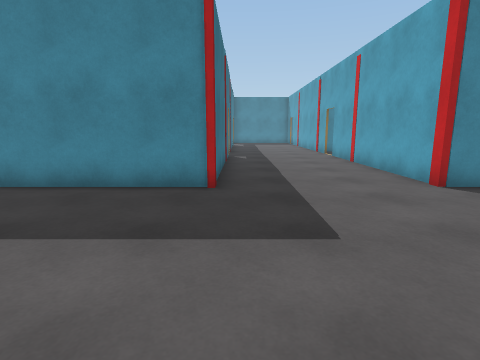
view 1 (above)

22 first-person views from a walk through a scene from a Unity 3-D project. The camera is 1.3 m above the floor, tilts 10° down and sees 80° across. The floor is counted in squares, 1 m on a side. Each view is taken from the middle of a square. On the plan, view 1 faces up. The plan holds only what a view shows up to about 13 squares ahead; the rest is blank. The place goes on beyond the plan. Some animated figures are not drawn. Door leaves are left out, so doorways stand open.

view 2
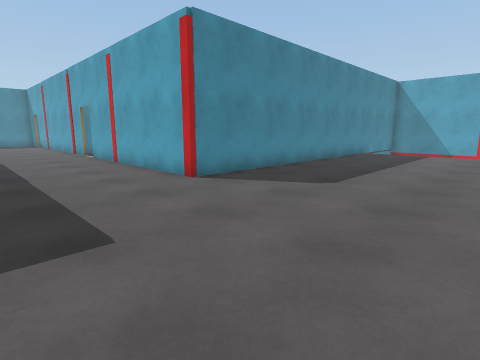

view 3
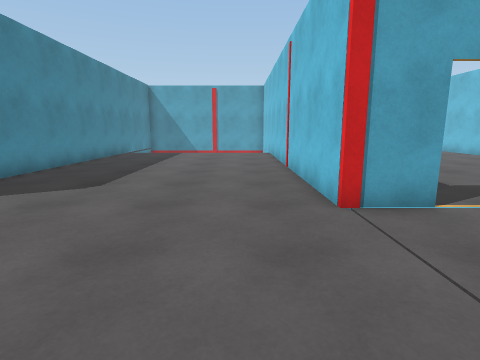

view 4
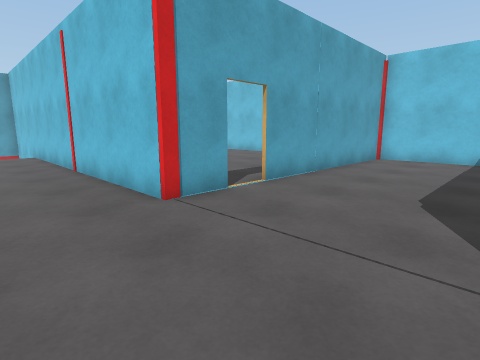

view 5
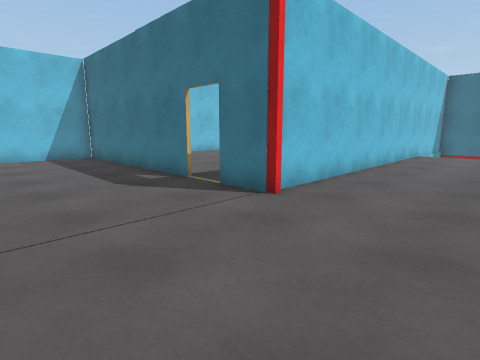

view 6
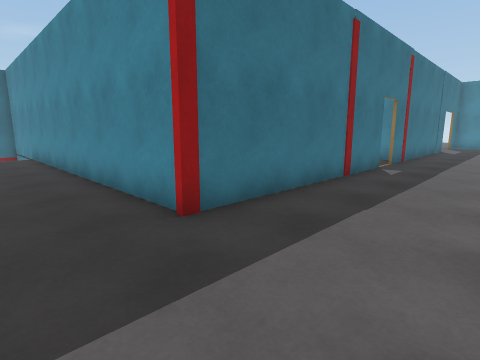

view 7
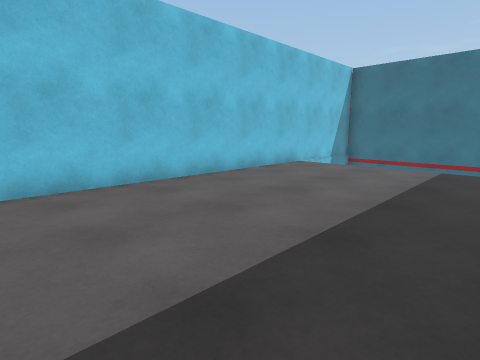

view 8
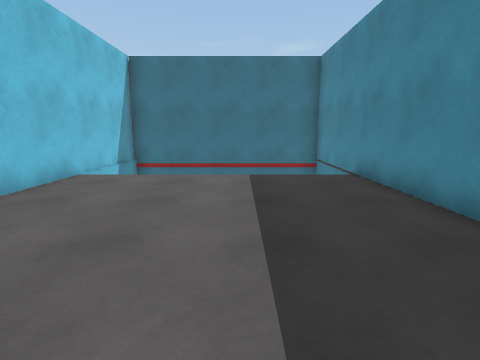

view 9
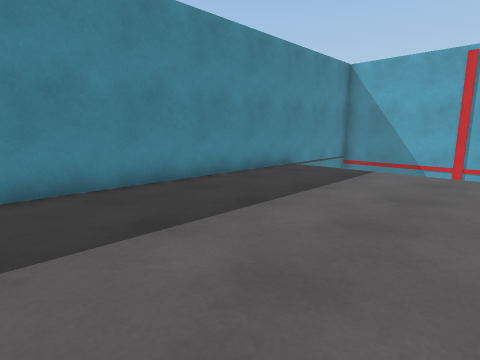

view 10
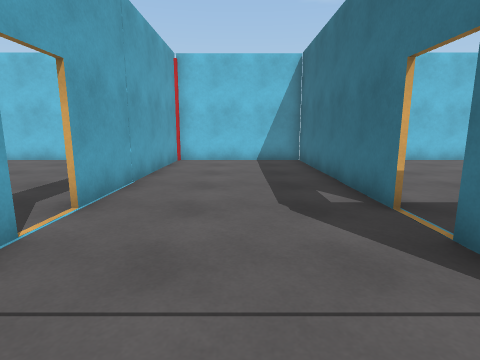

view 11
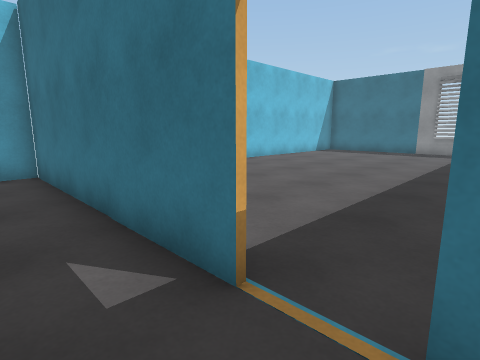

view 12
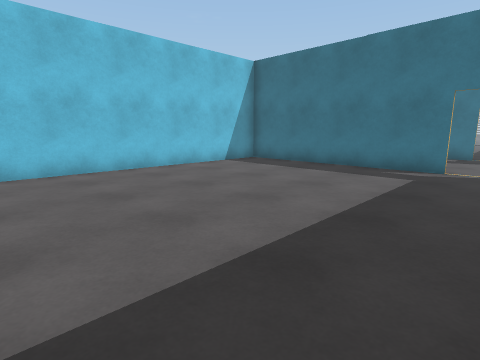

view 13
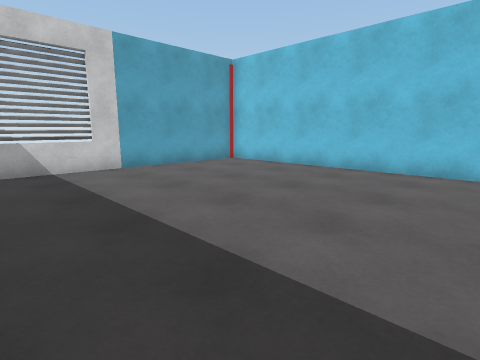

view 14
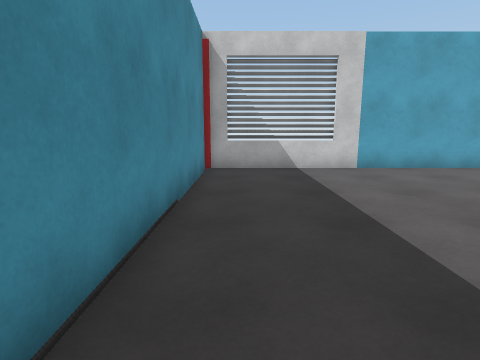

view 15
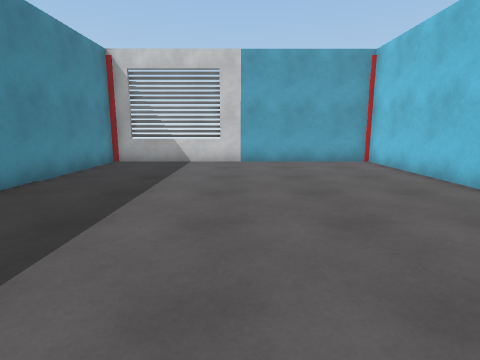

view 16
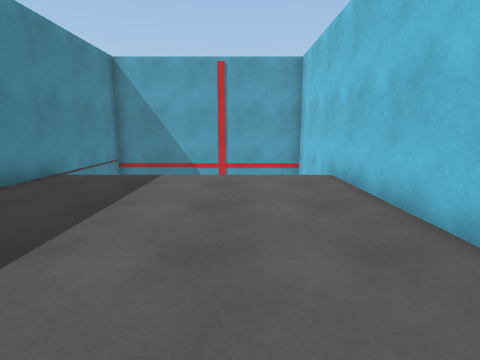

view 17
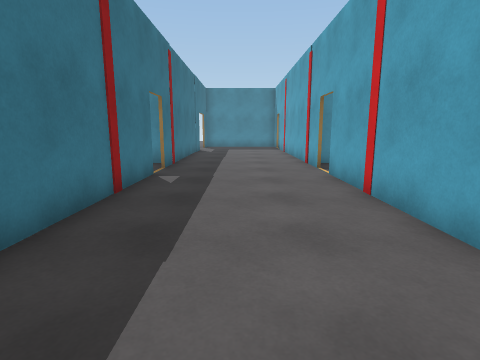

view 18
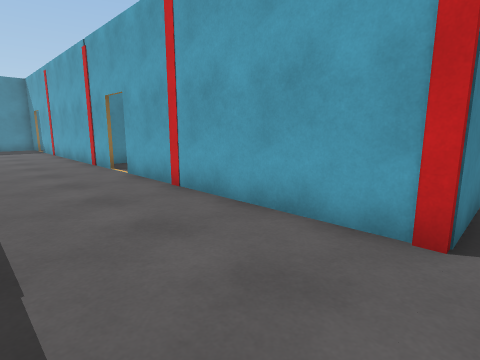

view 19
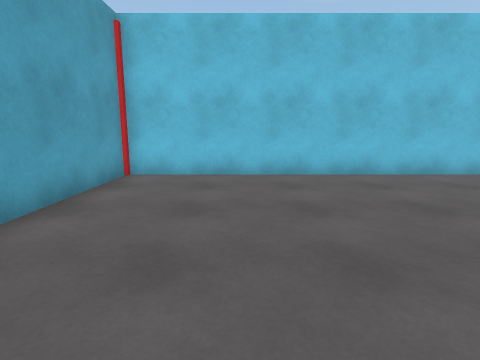

view 20
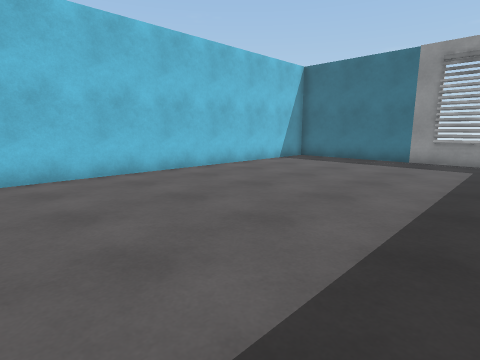

view 21
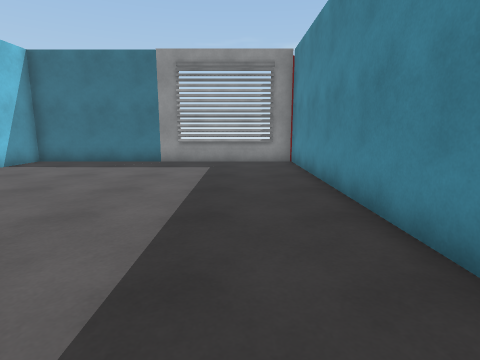

view 22
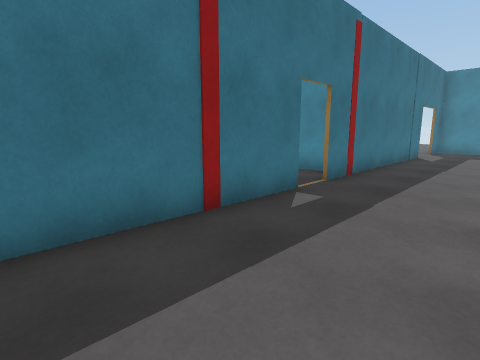

### Floor plan
Points are (right, up) in squares from view 1. A wall is a line through its corners. A room is listed if a view was taken in it or the views show most of it. See-through windows are left out.
Room 1 (views 1, 2, 3, 4, 5, 6, 7, 8, 9, 10, 11, 16, 17, 18, 22)
walls: (-0.6, -1.5) (-0.6, -3.2); (4.6, -3.4) (4.6, -1.7) (20.9, -1.7); (-0.6, -4.5) (-0.6, -12.3) (4.6, -12.3) (4.6, -4.6); (-0.6, 14.5) (-0.6, 6.4) (-16.5, 6.4); (4.6, 15.8) (4.6, 20.5); (-0.6, 20.5) (-0.6, 15.8); (20.5, 6.4) (4.6, 6.4) (4.6, 14.5); (-16.9, -1.7) (-1, -1.7)
ways out: open door at (5, -4) to room 2; open door at (-1, -4) to room 3; open door at (-1, 15); open door at (2, -12); open door at (5, 15)
Room 2 (views 12, 13, 14, 15)
walls: (4.8, -4.6) (4.8, -11.6); (5.5, -12.3) (20.8, -12.3) (20.8, -1.5); (20.8, -1.8) (12.2, -1.8)
ways out: open door at (5, -4) to room 1
Room 3 (views 19, 20, 21)
walls: (-7.4, -1.8) (-16.9, -1.8); (-16.8, -1.5) (-16.8, -12.3) (-0.7, -12.3) (-0.7, -7.8)
ways out: open door at (-1, -4) to room 1

Positions as (right, up) in squares from view 1, and headings:
1: (0, 0), facing up
2: (0, 0), facing up-right
3: (0, 0), facing right
4: (0, 1), facing down-right
5: (4, 2), facing down-left
6: (3, 4), facing up-left
7: (-2, 5), facing down-left
8: (-4, 3), facing left
9: (7, 0), facing up-right
10: (2, 0), facing down
11: (1, -3), facing down-left
12: (15, -3), facing down-left
13: (11, -3), facing down-right
14: (11, -3), facing right
15: (9, -7), facing right
16: (8, 1), facing right
17: (2, 6), facing up
18: (1, 6), facing up-right
19: (-4, -4), facing down
20: (-4, -4), facing down-left
21: (-5, -4), facing left
22: (3, 9), facing up-left
